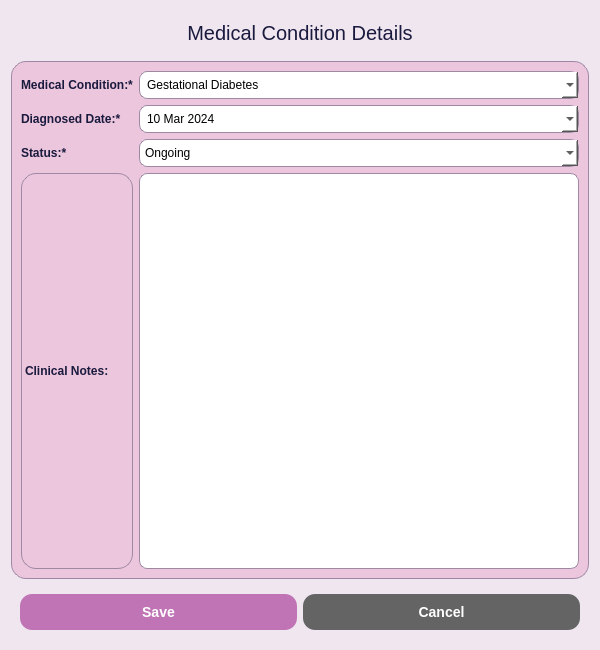
<?xml version="1.0" encoding="UTF-8"?>
<ui version="4.0">
 <class>MedicalHistoryDialog</class>
 <widget class="QDialog" name="MedicalHistoryDialog">
  <property name="geometry">
   <rect>
    <x>0</x>
    <y>0</y>
    <width>600</width>
    <height>650</height>
   </rect>
  </property>
  <property name="windowTitle">
   <string>Add/Edit Medical Condition</string>
  </property>
  <property name="styleSheet">
   <string notr="true">background-color: rgb(240, 230, 240);</string>
  </property>
  <layout class="QVBoxLayout" name="verticalLayout">
   <item>
    <widget class="QLabel" name="title_label">
     <property name="styleSheet">
      <string notr="true">font-family: 'Arial Black'; font-size: 20px; color: rgb(26, 26, 62); padding: 10px;</string>
     </property>
     <property name="text">
      <string>Medical Condition Details</string>
     </property>
     <property name="alignment">
      <set>Qt::AlignCenter</set>
     </property>
    </widget>
   </item>
   <item>
    <widget class="QFrame" name="form_frame">
     <property name="styleSheet">
      <string notr="true">background-color: rgb(236, 198, 220); border-radius: 15px; border: 1px solid rgb(158, 136, 163);</string>
     </property>
     <layout class="QGridLayout" name="gridLayout">
      <item row="3" column="0">
       <widget class="QLabel" name="notes_label">
        <property name="styleSheet">
         <string notr="true">font-weight: bold; color: rgb(26, 26, 62);</string>
        </property>
        <property name="text">
         <string>Clinical Notes:</string>
        </property>
       </widget>
      </item>
      <item row="0" column="0">
       <widget class="QLabel" name="condition_label">
        <property name="styleSheet">
         <string notr="true">font-weight: bold; color: rgb(26, 26, 62);
border: none;</string>
        </property>
        <property name="text">
         <string>Medical Condition:*</string>
        </property>
       </widget>
      </item>
      <item row="1" column="0">
       <widget class="QLabel" name="diagnosed_label">
        <property name="styleSheet">
         <string notr="true">font-weight: bold; color: rgb(26, 26, 62);
border: none;</string>
        </property>
        <property name="text">
         <string>Diagnosed Date:*</string>
        </property>
       </widget>
      </item>
      <item row="2" column="0">
       <widget class="QLabel" name="status_label">
        <property name="styleSheet">
         <string notr="true">font-weight: bold; color: rgb(26, 26, 62);
border: none;</string>
        </property>
        <property name="text">
         <string>Status:*</string>
        </property>
       </widget>
      </item>
      <item row="0" column="1">
       <widget class="QComboBox" name="condition_combo">
        <property name="styleSheet">
         <string notr="true">background-color: white; border-radius: 8px; padding: 5px; border: 1px solid rgb(158, 136, 163);</string>
        </property>
        <property name="editable">
         <bool>true</bool>
        </property>
        <item>
         <property name="text">
          <string>Gestational Diabetes</string>
         </property>
        </item>
        <item>
         <property name="text">
          <string>Anemia</string>
         </property>
        </item>
        <item>
         <property name="text">
          <string>UTI</string>
         </property>
        </item>
        <item>
         <property name="text">
          <string>Hypothyroidism</string>
         </property>
        </item>
        <item>
         <property name="text">
          <string>Hypertension</string>
         </property>
        </item>
        <item>
         <property name="text">
          <string>Preeclampsia</string>
         </property>
        </item>
       </widget>
      </item>
      <item row="3" column="1">
       <widget class="QTextEdit" name="notes_text">
        <property name="styleSheet">
         <string notr="true">background-color: white; border-radius: 8px; padding: 5px; border: 1px solid rgb(158, 136, 163);</string>
        </property>
       </widget>
      </item>
      <item row="1" column="1">
       <widget class="QDateEdit" name="diagnosed_date">
        <property name="styleSheet">
         <string notr="true">background-color: white; border-radius: 8px; padding: 5px; border: 1px solid rgb(158, 136, 163);</string>
        </property>
        <property name="calendarPopup">
         <bool>true</bool>
        </property>
        <property name="date">
         <date>
          <year>2024</year>
          <month>3</month>
          <day>10</day>
         </date>
        </property>
       </widget>
      </item>
      <item row="2" column="1">
       <widget class="QComboBox" name="status_combo">
        <property name="styleSheet">
         <string notr="true">background-color: white; border-radius: 8px; padding: 5px; border: 1px solid rgb(158, 136, 163);</string>
        </property>
        <item>
         <property name="text">
          <string>Ongoing</string>
         </property>
        </item>
        <item>
         <property name="text">
          <string>Resolved</string>
         </property>
        </item>
        <item>
         <property name="text">
          <string>In Remission</string>
         </property>
        </item>
        <item>
         <property name="text">
          <string>Chronic</string>
         </property>
        </item>
       </widget>
      </item>
     </layout>
    </widget>
   </item>
   <item>
    <widget class="QFrame" name="button_frame">
     <property name="styleSheet">
      <string notr="true">background-color: transparent;</string>
     </property>
     <layout class="QHBoxLayout" name="button_layout">
      <item>
       <widget class="QPushButton" name="save_btn">
        <property name="styleSheet">
         <string notr="true">QPushButton {
    background-color: rgb(192, 116, 182);
    color: white;
    border-radius: 12px;
    padding: 10px 20px;
    font-weight: bold;
    font-size: 14px;
}
QPushButton:hover {
    background-color: rgb(170, 90, 160);
}</string>
        </property>
        <property name="text">
         <string>Save</string>
        </property>
       </widget>
      </item>
      <item>
       <widget class="QPushButton" name="cancel_btn">
        <property name="styleSheet">
         <string notr="true">QPushButton {
    background-color: rgb(100, 100, 100);
    color: white;
    border-radius: 12px;
    padding: 10px 20px;
    font-weight: bold;
    font-size: 14px;
}
QPushButton:hover {
    background-color: rgb(80, 80, 80);
}</string>
        </property>
        <property name="text">
         <string>Cancel</string>
        </property>
       </widget>
      </item>
     </layout>
    </widget>
   </item>
  </layout>
 </widget>
 <resources/>
 <connections/>
</ui>
